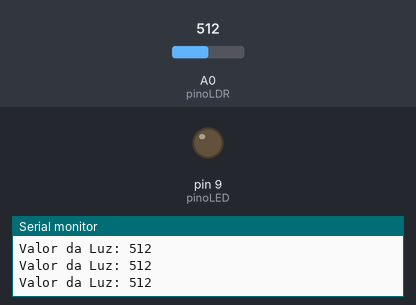
Bench run of a sketch on a simulated Arduino Uno, built with avr-gcc and run on an emulated ATmega328P. Shown: output pins drawn as LEDs (lit = HIGH), the last lines printed to the serial monitor. The test bench sets the inputs (shaded band); at power-on: A0 (pinoLDR) = 512.

Above: at 1.2 s.
1.3 s: A0 (pinoLDR) set to 308
2.8 s: A0 (pinoLDR) set to 289
At 4.0 s:
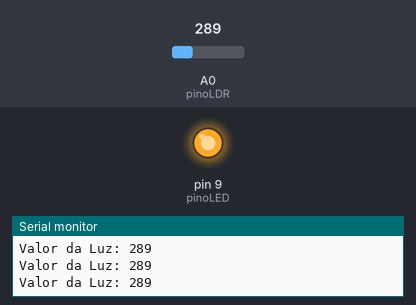
4.3 s: A0 (pinoLDR) set to 306
At 5.5 s:
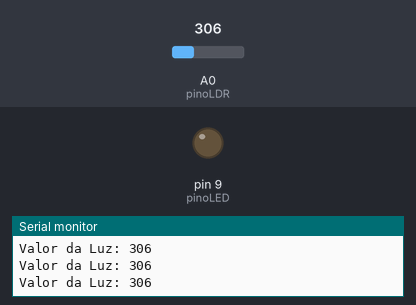
5.8 s: A0 (pinoLDR) set to 290
At 6.8 s:
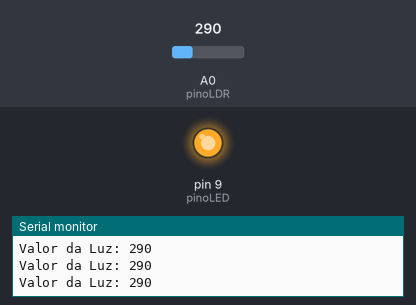
Timing chart, 0 to 8.3 s (numbered marks = the images above; inputs shaded):
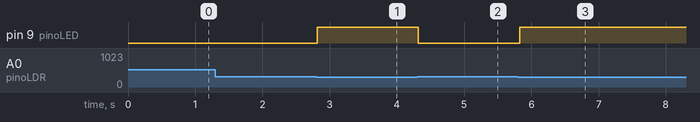

The sketch:

luz_noturna1.ino
```cpp
// Pino onde o LDR está conectado (pino analógico)
int pinoLDR = A0;
// Pino onde o LED está conectado
int pinoLED = 9;
// Limite de luz para acender o LED (ajuste conforme necessário)
int limiteLuz = 300;

void setup() {
pinMode(pinoLED, OUTPUT);
Serial.begin(9600); // Inicia o monitor serial para debug
}

void loop() {
// Lê o valor do sensor de luz (varia de ~0 a 1023)
int valorLuz = analogRead(pinoLDR);

// Imprime o valor lido para ajudar a calibrar o limite
Serial.print("Valor da Luz: ");
Serial.println(valorLuz);
// Se a luz estiver baixa (escuro), acende o LED
if (valorLuz < limiteLuz) {
digitalWrite(pinoLED, HIGH);
} else { // Senão, apaga o LED
digitalWrite(pinoLED, LOW);
}

delay(100); // Pequena pausa
}
```

Measured:
- the behaviour switches between 300 and 299 on A0 (pinoLDR) (found by bisection; images 0 and 1)
- after the input at 2.8 s, pin 9 (pinoLED): LOW → HIGH at once
- after the input at 4.3 s, pin 9 (pinoLED): HIGH → LOW at once
- after the input at 5.8 s, pin 9 (pinoLED): LOW → HIGH at once
